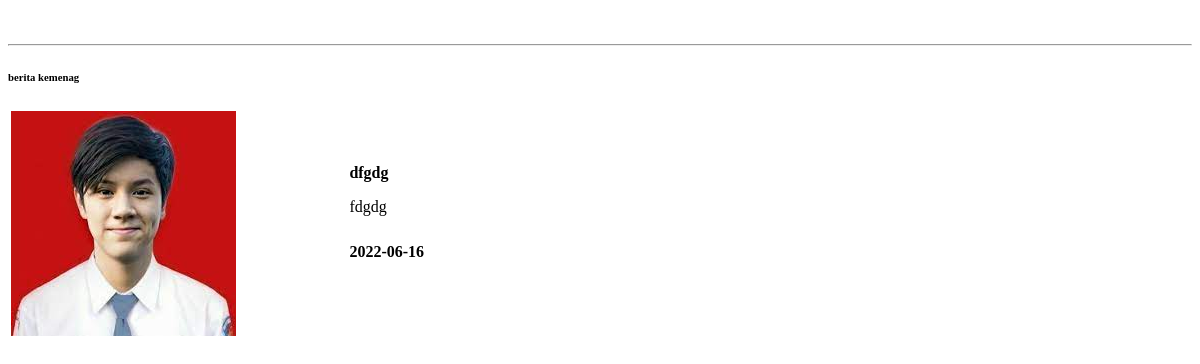
/tampil-data.php, run on an earlier commit of the app's database.
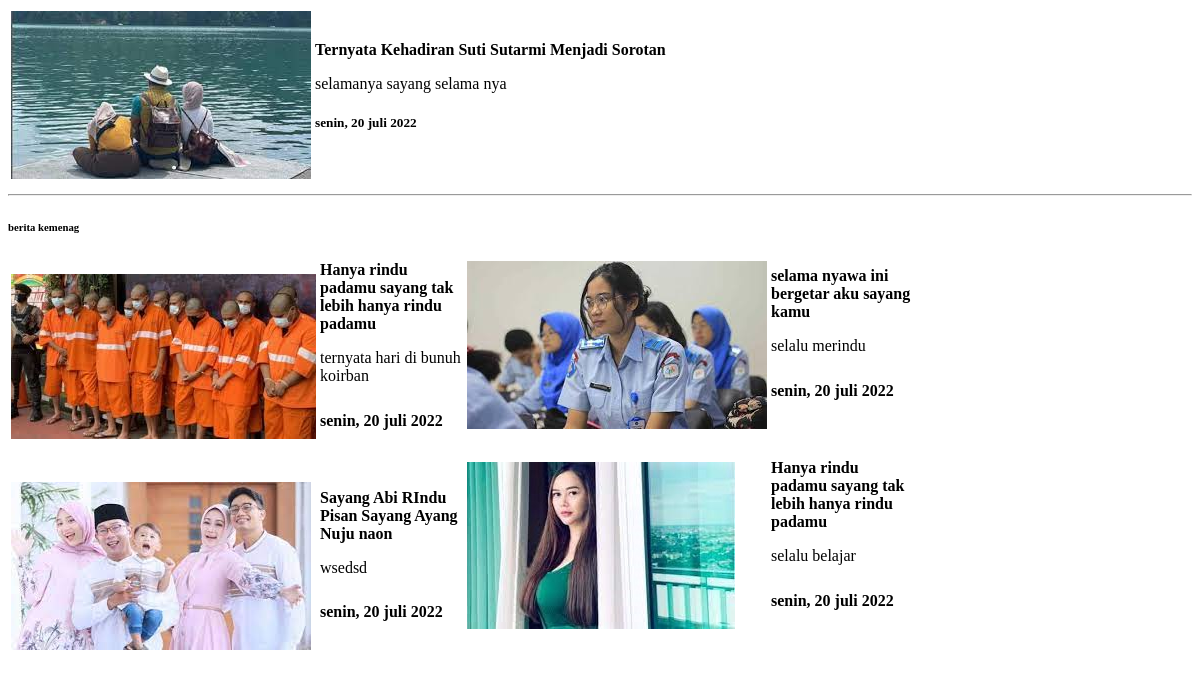
And on a later commit of the database.
### tables this page shows
CREATE TABLE `berita` (
  `id` int(11) NOT NULL,
  `judul` text NOT NULL,
  `tgl_publis` varchar(20) NOT NULL,
  `deskripsi` text NOT NULL,
  `id_kategori` int(11) NOT NULL,
  `img` varchar(1000) DEFAULT NULL
);

### tampil-data.php (the view, shortened to what this page needs)
<!DOCTYPE html>
<html lang="en">
<head>
</head>
<body>
    <table>
    <?php
        include "koneksi/koneksi.php";
        $berita_utama = '1';
        $query = mysqli_query($koneksi, "SELECT * FROM berita WHERE id_kategori = '$berita_utama'");
        $data = mysqli_fetch_array($query);
        if ($data[4] == '1') {
        $foto = $data[5];
        $judul = $data[1];
        $deskripsi = $data[3];
        $waktu_publish = $data[2];
      }
    ?>
        <tr>
            <td width="37%">
            <div class="b1">
            <img src="foto-berita/<?=$foto?>" alt="">
            </div>
            </td>
            <td>
            <div class="info-b1">
             <b><?=$judul?></b>
             <p><?=$deskripsi?></p>
             <h5><?=$waktu_publish?></h5>
             </div>
            </td>
        </tr>
    </table>
    <hr>
    <table id="berita-kemenag">
        <h6>berita kemenag</h6>
        <?php
        include "koneksi/koneksi.php";
        $berita_kemenag = '2';
        $query = mysqli_query($koneksi,"SELECT * FROM berita WHERE id_kategori = '$berita_kemenag'");
        while($data = mysqli_fetch_array($query)){
        ?>
        <tr>
            <td>
            <div class="b-content-1">
           <img src="foto-berita/<?= $data[5]?>" alt="">
           </div>
            </td>
            <td>
           <b><?=$data[1]?></b>
           <p><?=$data[3]?></p>
           <h5 style="font-size:100%;"><?=$data[2]?></h5>
            </td>
        </tr>
        <tr>
            <td>
                <br>
            </td>
        </tr>
        <?php
        }
        ?>
    </table>
    <table id="berita-luar">
        <?php
        include "koneksi/koneksi.php";
        $berita_luar = '3';
        $query = mysqli_query($koneksi,"SELECT * FROM berita WHERE id_kategori = '$berita_luar'");
        while($data = mysqli_fetch_array($query)){
        ?>
        <tr>
            <td>
            <div class="b-content-1">
           <img src="foto-berita/<?= $data[5]?>" alt="">
           </div>
            </td>
            <td>
           <b><?=$data[1]?></b>
           <p><?=$data[3]?></p>
           <h5 style="font-size:100%;"><?=$data[2]?></h5>
            </td>
        </tr>
        <tr>
            <td>
                <br>
            </td>
        </tr>
        <?php
        }
        ?>
    </table>
</body>
</html>

What changed in the data, as far as the page shows it:
removed berita: img (picture), judul "dfgdg", deskripsi "fdgdg", tgl_publis "2022-06-16", shown under "berita kemenag"
added berita: img (picture), judul "Ternyata Kehadiran Suti Sutarmi Menjadi Sorotan", deskripsi "selamanya sayang selama nya", tgl_publis "senin, 20 juli 2022"
added berita: img (picture), judul "Hanya rindu padamu sayang tak lebih hanya rindu padamu", deskripsi "ternyata hari di bunuh koirban", tgl_publis "senin, 20 juli 2022", shown under "berita kemenag"
added berita: img (picture), judul "Sayang Abi RIndu Pisan Sayang Ayang Nuju naon", deskripsi "wsedsd", tgl_publis "senin, 20 juli 2022", shown under "berita kemenag"
added berita: img (picture), judul "selama nyawa ini bergetar aku sayang kamu", deskripsi "selalu merindu", tgl_publis "senin, 20 juli 2022"
added berita: img (picture), judul "Hanya rindu padamu sayang tak lebih hanya rindu padamu", deskripsi "selalu belajar", tgl_publis "senin, 20 juli 2022"
